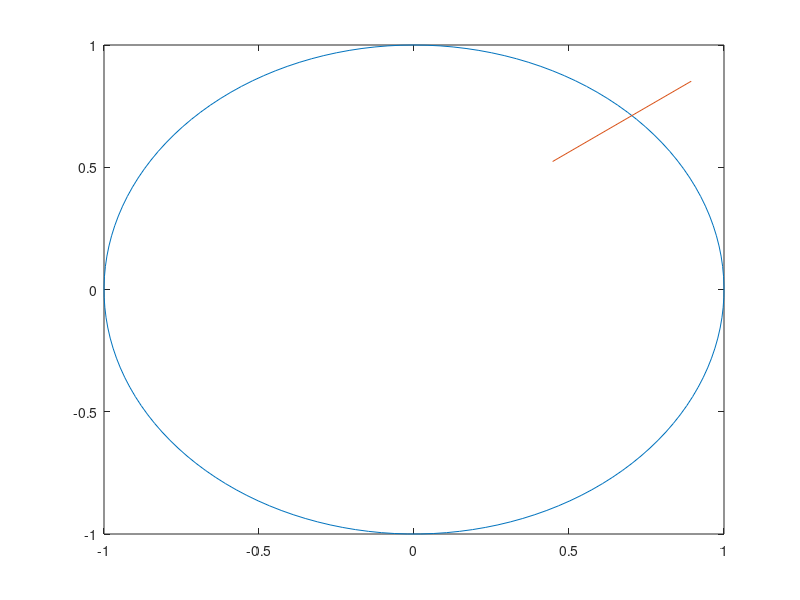

Source code (MATLAB):
clc
clear all
close all

% t is an array with lineary spaced elements from 0 to 2*pi.
% Remember the syntax of the command: linspace (START, END, NUM OF ELTS).
t = linspace (0, 2*pi, 150);

% Find sin and cos of t, element by element.
y = sin (t);
z = cos (t);

% x and y axis have the same scale.
axis ("equal");

% A goniometric circumference is plotted.
plot (y, z);

% Generic vector 1x2.
v = round (rand (1, 2) * 10);

% By definition a normalized vector v is obtained by:
% unit vector v = v / ||v||
% where ||v|| is the norm 2 of that vector, i.e. its length.
v = v / norm (v, 2);

phi = input ('Insert an angle phi in degrees: ');
% Convert the angle from degrees to radians because sin, cos and other native
% functions work with radians. A whole circumference is 6.28 (2 * pi) radians 
% long, which means that 6.28 cirumference rays can lie on the cirumference.
phi = phi * (pi / 180);

% Counter-clockwise rotation matrix. (See computer graphics).
% https://en.wikipedia.org/wiki/Transformation_matrix#Rotation
O = [ cos(phi), - sin(phi); sin(phi), cos(phi) ];

% Rotate v.
w = O * v';

% Plot a single line where the first index is x and the second is y (for both 
% vectors).
line (v, w);
